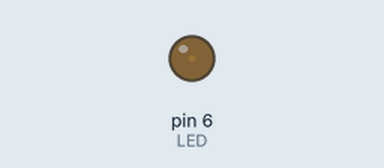
Bench run of a sketch on a simulated Arduino Uno, built with avr-gcc and run on an emulated ATmega328P. On the bench: output pins drawn as LEDs (lit = HIGH).

Above: at 0.05 s.
At 0.65 s:
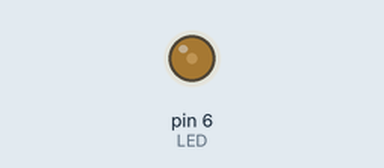
At 1.3 s:
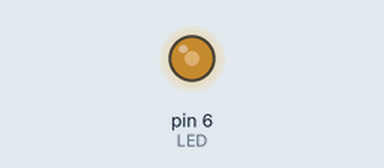
At 2.55 s:
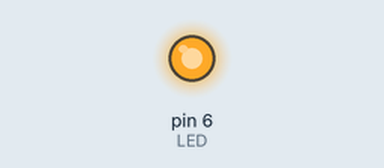
Timing chart, 0 to 7.0 s (numbered marks = the images above):
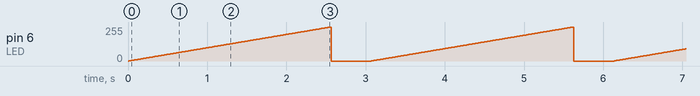

The sketch:

ex05_02_05_a.ino
```cpp
// LED가 점점 밝아짐 (while문)

#define LED 6

void setup() {
  pinMode(LED, OUTPUT);
}

void loop() {
  int i = 0;
  while(i < 256) {
    analogWrite(LED, i);
    delay(10);
    i++;
  }
  digitalWrite(LED, 0);
  delay(500);
}
```

Measured:
- by itself, pin 6 (LED): ramps from 0/255 to 255/255 and jumps back, once every 3.1 s
